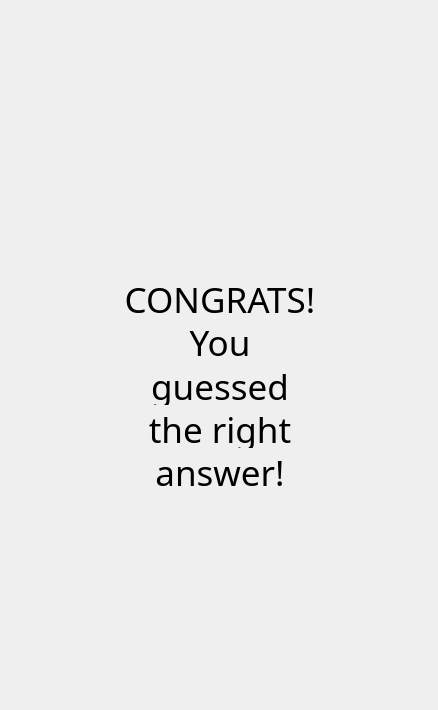
<?xml version="1.0" encoding="UTF-8"?>
<ui version="4.0">
 <class>MainWindow</class>
 <widget class="QMainWindow" name="MainWindow">
  <property name="geometry">
   <rect>
    <x>0</x>
    <y>0</y>
    <width>438</width>
    <height>710</height>
   </rect>
  </property>
  <property name="windowTitle">
   <string>MainWindow</string>
  </property>
  <widget class="QWidget" name="centralwidget">
   <widget class="QWidget" name="componentWidget" native="true">
    <property name="geometry">
     <rect>
      <x>0</x>
      <y>0</y>
      <width>438</width>
      <height>710</height>
     </rect>
    </property>
    <property name="styleSheet">
     <string notr="true"/>
    </property>
    <widget class="QLabel" name="lineDesign_3">
     <property name="geometry">
      <rect>
       <x>310</x>
       <y>0</y>
       <width>301</width>
       <height>741</height>
      </rect>
     </property>
     <property name="text">
      <string/>
     </property>
     <property name="pixmap">
      <pixmap>Line Design.svg</pixmap>
     </property>
    </widget>
    <widget class="QWidget" name="titleWidget_3" native="true">
     <property name="geometry">
      <rect>
       <x>0</x>
       <y>280</y>
       <width>440</width>
       <height>211</height>
      </rect>
     </property>
     <layout class="QVBoxLayout" name="verticalLayout_3">
      <item>
       <widget class="QLabel" name="gameTitle_9">
        <property name="font">
         <font>
          <family>Porter Sans Block</family>
          <pointsize>26</pointsize>
         </font>
        </property>
        <property name="text">
         <string>CONGRATS!</string>
        </property>
        <property name="alignment">
         <set>Qt::AlignCenter</set>
        </property>
       </widget>
      </item>
      <item>
       <widget class="QLabel" name="gameTitle_10">
        <property name="font">
         <font>
          <family>Porter Sans Block</family>
          <pointsize>26</pointsize>
         </font>
        </property>
        <property name="text">
         <string>You</string>
        </property>
        <property name="alignment">
         <set>Qt::AlignCenter</set>
        </property>
       </widget>
      </item>
      <item>
       <widget class="QLabel" name="gameTitle_11">
        <property name="font">
         <font>
          <family>Porter Sans Block</family>
          <pointsize>26</pointsize>
         </font>
        </property>
        <property name="text">
         <string>guessed</string>
        </property>
        <property name="alignment">
         <set>Qt::AlignCenter</set>
        </property>
       </widget>
      </item>
      <item>
       <widget class="QLabel" name="gameTitle_12">
        <property name="font">
         <font>
          <family>Porter Sans Block</family>
          <pointsize>26</pointsize>
         </font>
        </property>
        <property name="text">
         <string>the right</string>
        </property>
        <property name="alignment">
         <set>Qt::AlignCenter</set>
        </property>
       </widget>
      </item>
      <item>
       <widget class="QLabel" name="gameTitle_13">
        <property name="font">
         <font>
          <family>Porter Sans Block</family>
          <pointsize>26</pointsize>
         </font>
        </property>
        <property name="text">
         <string>answer!</string>
        </property>
        <property name="alignment">
         <set>Qt::AlignCenter</set>
        </property>
       </widget>
      </item>
     </layout>
    </widget>
    <widget class="QLabel" name="randonNumbers_3">
     <property name="geometry">
      <rect>
       <x>-30</x>
       <y>420</y>
       <width>481</width>
       <height>361</height>
      </rect>
     </property>
     <property name="text">
      <string/>
     </property>
     <property name="pixmap">
      <pixmap>Random Numbers.png</pixmap>
     </property>
    </widget>
    <zorder>randonNumbers_3</zorder>
    <zorder>lineDesign_3</zorder>
    <zorder>titleWidget_3</zorder>
   </widget>
  </widget>
 </widget>
 <resources/>
 <connections/>
</ui>
